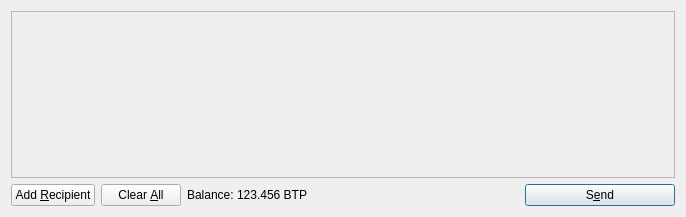
<?xml version="1.0" encoding="UTF-8"?>
<ui version="4.0">
 <class>SendCoinsDialog</class>
 <widget class="QDialog" name="SendCoinsDialog">
  <property name="geometry">
   <rect>
    <x>0</x>
    <y>0</y>
    <width>686</width>
    <height>217</height>
   </rect>
  </property>
  <property name="windowTitle">
   <string>Send Coins</string>
  </property>
  <layout class="QVBoxLayout" name="verticalLayout">
   <item>
    <widget class="QScrollArea" name="scrollArea">
     <property name="widgetResizable">
      <bool>true</bool>
     </property>
     <widget class="QWidget" name="scrollAreaWidgetContents">
      <property name="geometry">
       <rect>
        <x>0</x>
        <y>0</y>
        <width>666</width>
        <height>165</height>
       </rect>
      </property>
      <layout class="QVBoxLayout" name="verticalLayout_2">
       <property name="margin">
        <number>0</number>
       </property>
       <item>
        <layout class="QVBoxLayout" name="entries">
         <property name="spacing">
          <number>6</number>
         </property>
        </layout>
       </item>
       <item>
        <spacer name="verticalSpacer">
         <property name="orientation">
          <enum>Qt::Vertical</enum>
         </property>
         <property name="sizeHint" stdset="0">
          <size>
           <width>20</width>
           <height>40</height>
          </size>
         </property>
        </spacer>
       </item>
      </layout>
     </widget>
    </widget>
   </item>
   <item>
    <layout class="QHBoxLayout" name="horizontalLayout">
     <item>
      <widget class="QPushButton" name="addButton">
       <property name="toolTip">
        <string>Send to multiple recipients at once</string>
       </property>
       <property name="text">
        <string>Add &amp;Recipient</string>
       </property>
       <property name="icon">
        <iconset resource="../bitcoin.qrc">
         <normaloff>:/icons/add</normaloff>:/icons/add</iconset>
       </property>
       <property name="autoDefault">
        <bool>false</bool>
       </property>
      </widget>
     </item>
     <item>
      <widget class="QPushButton" name="clearButton">
       <property name="sizePolicy">
        <sizepolicy hsizetype="Minimum" vsizetype="Fixed">
         <horstretch>0</horstretch>
         <verstretch>0</verstretch>
        </sizepolicy>
       </property>
       <property name="toolTip">
        <string>Remove all transaction fields</string>
       </property>
       <property name="text">
        <string>Clear &amp;All</string>
       </property>
       <property name="icon">
        <iconset resource="../bitcoin.qrc">
         <normaloff>:/icons/remove</normaloff>:/icons/remove</iconset>
       </property>
       <property name="autoRepeatDelay">
        <number>300</number>
       </property>
       <property name="autoDefault">
        <bool>false</bool>
       </property>
      </widget>
     </item>
     <item>
      <layout class="QHBoxLayout" name="horizontalLayout_2">
       <property name="spacing">
        <number>3</number>
       </property>
       <item>
        <widget class="QLabel" name="label">
         <property name="text">
          <string>Balance:</string>
         </property>
        </widget>
       </item>
       <item>
        <widget class="QLabel" name="labelBalance">
         <property name="cursor">
          <cursorShape>IBeamCursor</cursorShape>
         </property>
         <property name="text">
          <string>123.456 BTP</string>
         </property>
         <property name="textInteractionFlags">
          <set>Qt::LinksAccessibleByMouse|Qt::TextSelectableByKeyboard|Qt::TextSelectableByMouse</set>
         </property>
        </widget>
       </item>
      </layout>
     </item>
     <item>
      <spacer name="horizontalSpacer">
       <property name="orientation">
        <enum>Qt::Horizontal</enum>
       </property>
       <property name="sizeHint" stdset="0">
        <size>
         <width>40</width>
         <height>20</height>
        </size>
       </property>
      </spacer>
     </item>
     <item>
      <widget class="QPushButton" name="sendButton">
       <property name="minimumSize">
        <size>
         <width>150</width>
         <height>0</height>
        </size>
       </property>
       <property name="toolTip">
        <string>Confirm the send action</string>
       </property>
       <property name="text">
        <string>S&amp;end</string>
       </property>
       <property name="icon">
        <iconset resource="../bitcoin.qrc">
         <normaloff>:/icons/send</normaloff>:/icons/send</iconset>
       </property>
       <property name="default">
        <bool>true</bool>
       </property>
      </widget>
     </item>
    </layout>
   </item>
  </layout>
 </widget>
 <resources>
  <include location="../bitcoin.qrc"/>
 </resources>
 <connections/>
</ui>
